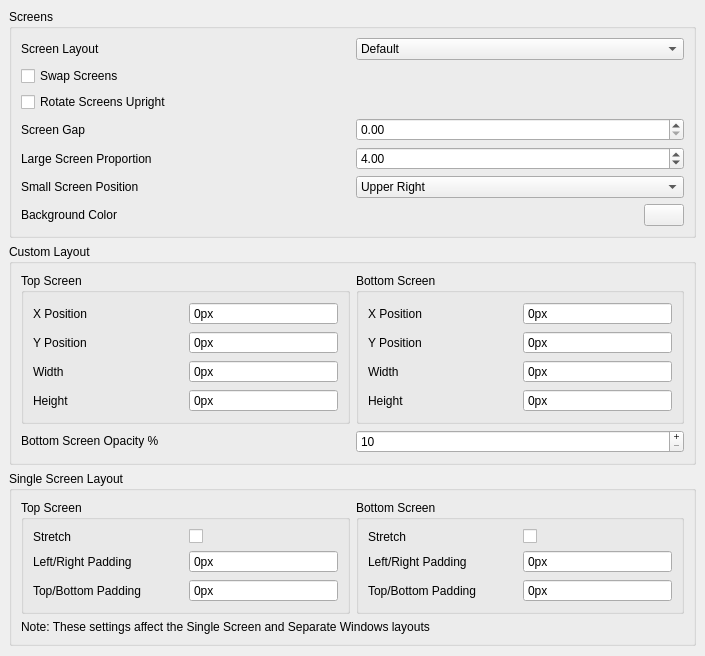
<?xml version="1.0" encoding="UTF-8"?>
<ui version="4.0">
 <class>ConfigureLayout</class>
 <widget class="QWidget" name="ConfigureLayout">
  <property name="geometry">
   <rect>
    <x>0</x>
    <y>0</y>
    <width>705</width>
    <height>656</height>
   </rect>
  </property>
  <property name="minimumSize">
   <size>
    <width>0</width>
    <height>0</height>
   </size>
  </property>
  <property name="windowTitle">
   <string>Form</string>
  </property>
  <layout class="QHBoxLayout" name="horizontalLayout">
   <property name="spacing">
    <number>0</number>
   </property>
   <property name="leftMargin">
    <number>0</number>
   </property>
   <property name="topMargin">
    <number>0</number>
   </property>
   <property name="rightMargin">
    <number>0</number>
   </property>
   <property name="bottomMargin">
    <number>0</number>
   </property>
   <item>
    <widget class="QScrollArea" name="scrollArea">
     <property name="frameShape">
      <enum>QFrame::NoFrame</enum>
     </property>
     <property name="lineWidth">
      <number>1</number>
     </property>
     <property name="widgetResizable">
      <bool>true</bool>
     </property>
     <widget class="QWidget" name="scrollAreaWidgetContents">
      <property name="geometry">
       <rect>
        <x>0</x>
        <y>0</y>
        <width>688</width>
        <height>799</height>
       </rect>
      </property>
      <layout class="QVBoxLayout" name="verticalLayout">
       <item>
        <widget class="QGroupBox" name="layout_group">
         <property name="enabled">
          <bool>true</bool>
         </property>
         <property name="title">
          <string>Screens</string>
         </property>
         <layout class="QVBoxLayout" name="verticalLayout_3">
          <item>
           <widget class="QWidget" name="widget_layout" native="true">
            <layout class="QHBoxLayout" name="screen_layout_group">
             <property name="leftMargin">
              <number>0</number>
             </property>
             <property name="topMargin">
              <number>0</number>
             </property>
             <property name="rightMargin">
              <number>0</number>
             </property>
             <property name="bottomMargin">
              <number>0</number>
             </property>
             <item>
              <widget class="QLabel" name="layout_label">
               <property name="text">
                <string>Screen Layout</string>
               </property>
              </widget>
             </item>
             <item>
              <widget class="QComboBox" name="layout_combobox">
               <item>
                <property name="text">
                 <string>Default</string>
                </property>
               </item>
               <item>
                <property name="text">
                 <string>Single Screen</string>
                </property>
               </item>
               <item>
                <property name="text">
                 <string>Large Screen</string>
                </property>
               </item>
               <item>
                <property name="text">
                 <string>Side by Side</string>
                </property>
               </item>
               <item>
                <property name="text">
                 <string>Separate Windows</string>
                </property>
               </item>
               <item>
                <property name="text">
                 <string>Hybrid Screen</string>
                </property>
               </item>
               <item>
                <property name="text">
                 <string>Custom Layout</string>
                </property>
               </item>
              </widget>
             </item>
            </layout>
           </widget>
          </item>
          <item>
           <widget class="QCheckBox" name="toggle_swap_screen">
            <property name="text">
             <string>Swap Screens</string>
            </property>
           </widget>
          </item>
          <item>
           <widget class="QCheckBox" name="toggle_upright_screen">
            <property name="text">
             <string>Rotate Screens Upright</string>
            </property>
           </widget>
          </item>
          <item>
           <widget class="QWidget" name="widget" native="true">
            <layout class="QHBoxLayout" name="screen_gap_layout">
             <property name="leftMargin">
              <number>0</number>
             </property>
             <property name="topMargin">
              <number>0</number>
             </property>
             <property name="rightMargin">
              <number>0</number>
             </property>
             <property name="bottomMargin">
              <number>0</number>
             </property>
             <item>
              <widget class="QLabel" name="label_3">
               <property name="text">
                <string>Screen Gap</string>
               </property>
              </widget>
             </item>
             <item>
              <widget class="QDoubleSpinBox" name="screen_gap">
               <property name="minimum">
                <double>0.000000000000000</double>
               </property>
               <property name="maximum">
                <double>720.000000000000000</double>
               </property>
               <property name="value">
                <double>0.000000000000000</double>
               </property>
              </widget>
             </item>
            </layout>
           </widget>
          </item>
          <item>
           <widget class="QWidget" name="widget_2" native="true">
            <layout class="QHBoxLayout" name="proportion_layout">
             <property name="leftMargin">
              <number>0</number>
             </property>
             <property name="topMargin">
              <number>0</number>
             </property>
             <property name="rightMargin">
              <number>0</number>
             </property>
             <property name="bottomMargin">
              <number>0</number>
             </property>
             <item>
              <widget class="QLabel" name="label_4">
               <property name="text">
                <string>Large Screen Proportion</string>
               </property>
              </widget>
             </item>
             <item>
              <widget class="QDoubleSpinBox" name="large_screen_proportion">
               <property name="minimum">
                <double>1.000000000000000</double>
               </property>
               <property name="maximum">
                <double>16.000000000000000</double>
               </property>
               <property name="value">
                <double>4.000000000000000</double>
               </property>
              </widget>
             </item>
            </layout>
           </widget>
          </item>
          <item>
           <widget class="QWidget" name="small_pos_widget" native="true">
            <layout class="QHBoxLayout" name="small_pos_layout">
             <property name="leftMargin">
              <number>0</number>
             </property>
             <property name="topMargin">
              <number>0</number>
             </property>
             <property name="rightMargin">
              <number>0</number>
             </property>
             <property name="bottomMargin">
              <number>0</number>
             </property>
             <item>
              <widget class="QLabel" name="small_pos_label">
               <property name="text">
                <string>Small Screen Position</string>
               </property>
              </widget>
             </item>
             <item>
              <widget class="QComboBox" name="small_screen_position_combobox">
               <item>
                <property name="text">
                 <string>Upper Right</string>
                </property>
               </item>
               <item>
                <property name="text">
                 <string>Middle Right</string>
                </property>
               </item>
               <item>
                <property name="text">
                 <string>Bottom Right (default)</string>
                </property>
               </item>
               <item>
                <property name="text">
                 <string>Upper Left</string>
                </property>
               </item>
               <item>
                <property name="text">
                 <string>Middle Left</string>
                </property>
               </item>
               <item>
                <property name="text">
                 <string>Bottom Left</string>
                </property>
               </item>
               <item>
                <property name="text">
                 <string>Above large screen</string>
                </property>
               </item>
               <item>
                <property name="text">
                 <string>Below large screen</string>
                </property>
               </item>
              </widget>
             </item>
            </layout>
           </widget>
          </item>
          <item>
           <widget class="QWidget" name="bg_color_group" native="true">
            <layout class="QHBoxLayout" name="bg_color_group_2">
             <property name="leftMargin">
              <number>0</number>
             </property>
             <property name="topMargin">
              <number>0</number>
             </property>
             <property name="rightMargin">
              <number>0</number>
             </property>
             <property name="bottomMargin">
              <number>0</number>
             </property>
             <item>
              <widget class="QLabel" name="bg_label">
               <property name="text">
                <string>Background Color</string>
               </property>
              </widget>
             </item>
             <item>
              <widget class="QPushButton" name="bg_button">
               <property name="maximumSize">
                <size>
                 <width>40</width>
                 <height>16777215</height>
                </size>
               </property>
              </widget>
             </item>
            </layout>
           </widget>
          </item>
         </layout>
        </widget>
       </item>
       <item>
        <widget class="QGroupBox" name="custom_layout_group">
         <property name="minimumSize">
          <size>
           <width>0</width>
           <height>0</height>
          </size>
         </property>
         <property name="title">
          <string>Custom Layout</string>
         </property>
         <layout class="QVBoxLayout" name="verticalLayout_5">
          <item>
           <layout class="QHBoxLayout" name="horizontalLayout_4">
            <item>
             <widget class="QGroupBox" name="gb_top_screen">
              <property name="title">
               <string>Top Screen</string>
              </property>
              <layout class="QGridLayout" name="gridLayout_2">
               <item row="0" column="0">
                <widget class="QLabel" name="lb_top_x">
                 <property name="text">
                  <string>X Position</string>
                 </property>
                </widget>
               </item>
               <item row="0" column="1">
                <widget class="QSpinBox" name="custom_top_x">
                 <property name="buttonSymbols">
                  <enum>QAbstractSpinBox::ButtonSymbols::NoButtons</enum>
                 </property>
                 <property name="suffix">
                  <string>px</string>
                 </property>
                 <property name="maximum">
                  <number>2147483647</number>
                 </property>
                </widget>
               </item>
               <item row="1" column="0">
                <widget class="QLabel" name="lb_top_y">
                 <property name="text">
                  <string>Y Position</string>
                 </property>
                </widget>
               </item>
               <item row="1" column="1">
                <widget class="QSpinBox" name="custom_top_y">
                 <property name="buttonSymbols">
                  <enum>QAbstractSpinBox::ButtonSymbols::NoButtons</enum>
                 </property>
                 <property name="suffix">
                  <string>px</string>
                 </property>
                 <property name="maximum">
                  <number>2147483647</number>
                 </property>
                </widget>
               </item>
               <item row="2" column="0">
                <widget class="QLabel" name="lb_top_width">
                 <property name="text">
                  <string>Width</string>
                 </property>
                </widget>
               </item>
               <item row="2" column="1">
                <widget class="QSpinBox" name="custom_top_width">
                 <property name="buttonSymbols">
                  <enum>QAbstractSpinBox::ButtonSymbols::NoButtons</enum>
                 </property>
                 <property name="suffix">
                  <string>px</string>
                 </property>
                 <property name="maximum">
                  <number>2147483647</number>
                 </property>
                </widget>
               </item>
               <item row="3" column="0">
                <widget class="QLabel" name="lb_top_height">
                 <property name="text">
                  <string>Height</string>
                 </property>
                </widget>
               </item>
               <item row="3" column="1">
                <widget class="QSpinBox" name="custom_top_height">
                 <property name="buttonSymbols">
                  <enum>QAbstractSpinBox::ButtonSymbols::NoButtons</enum>
                 </property>
                 <property name="suffix">
                  <string>px</string>
                 </property>
                 <property name="maximum">
                  <number>2147483647</number>
                 </property>
                </widget>
               </item>
              </layout>
             </widget>
            </item>
            <item>
             <widget class="QGroupBox" name="gb_bottom_screen">
              <property name="minimumSize">
               <size>
                <width>0</width>
                <height>0</height>
               </size>
              </property>
              <property name="title">
               <string>Bottom Screen</string>
              </property>
              <layout class="QGridLayout" name="gridLayout_1">
               <item row="0" column="0">
                <widget class="QLabel" name="lb_bottom_x">
                 <property name="text">
                  <string>X Position</string>
                 </property>
                </widget>
               </item>
               <item row="0" column="1">
                <widget class="QSpinBox" name="custom_bottom_x">
                 <property name="buttonSymbols">
                  <enum>QAbstractSpinBox::ButtonSymbols::NoButtons</enum>
                 </property>
                 <property name="suffix">
                  <string>px</string>
                 </property>
                 <property name="maximum">
                  <number>2147483647</number>
                 </property>
                </widget>
               </item>
               <item row="1" column="0">
                <widget class="QLabel" name="lb_bottom_y">
                 <property name="text">
                  <string>Y Position</string>
                 </property>
                </widget>
               </item>
               <item row="1" column="1">
                <widget class="QSpinBox" name="custom_bottom_y">
                 <property name="buttonSymbols">
                  <enum>QAbstractSpinBox::ButtonSymbols::NoButtons</enum>
                 </property>
                 <property name="suffix">
                  <string>px</string>
                 </property>
                 <property name="maximum">
                  <number>2147483647</number>
                 </property>
                </widget>
               </item>
               <item row="2" column="0">
                <widget class="QLabel" name="lb_bottom_width">
                 <property name="text">
                  <string>Width</string>
                 </property>
                </widget>
               </item>
               <item row="2" column="1">
                <widget class="QSpinBox" name="custom_bottom_width">
                 <property name="buttonSymbols">
                  <enum>QAbstractSpinBox::ButtonSymbols::NoButtons</enum>
                 </property>
                 <property name="suffix">
                  <string>px</string>
                 </property>
                 <property name="maximum">
                  <number>2147483647</number>
                 </property>
                </widget>
               </item>
               <item row="3" column="0">
                <widget class="QLabel" name="lb_bottom_height">
                 <property name="text">
                  <string>Height</string>
                 </property>
                </widget>
               </item>
               <item row="3" column="1">
                <widget class="QSpinBox" name="custom_bottom_height">
                 <property name="buttonSymbols">
                  <enum>QAbstractSpinBox::ButtonSymbols::NoButtons</enum>
                 </property>
                 <property name="suffix">
                  <string>px</string>
                 </property>
                 <property name="maximum">
                  <number>2147483647</number>
                 </property>
                </widget>
               </item>
              </layout>
             </widget>
            </item>
           </layout>
          </item>
          <item>
           <layout class="QHBoxLayout" name="horizontalLayout_3">
            <item>
             <widget class="QLabel" name="lb_opacity_second_layer">
              <property name="text">
               <string>&lt;html&gt;&lt;head/&gt;&lt;body&gt;&lt;p&gt;Bottom Screen Opacity %&lt;/p&gt;&lt;/body&gt;&lt;/html&gt;</string>
              </property>
             </widget>
            </item>
            <item>
             <widget class="QSpinBox" name="custom_second_layer_opacity">
              <property name="buttonSymbols">
               <enum>QAbstractSpinBox::ButtonSymbols::PlusMinus</enum>
              </property>
              <property name="minimum">
               <number>10</number>
              </property>
              <property name="maximum">
               <number>100</number>
              </property>
             </widget>
            </item>
           </layout>
          </item>
         </layout>
        </widget>
       </item>
       <item>
        <widget class="QGroupBox" name="single_screen_layout_config_group">
         <property name="minimumSize">
          <size>
           <width>0</width>
           <height>0</height>
          </size>
         </property>
         <property name="title">
          <string>Single Screen Layout</string>
         </property>
         <layout class="QVBoxLayout" name="verticalLayout_6">
          <item>
           <layout class="QHBoxLayout" name="horizontalLayout_5">
            <item>
             <widget class="QGroupBox" name="gb_top_screen_2">
              <property name="title">
               <string>Top Screen</string>
              </property>
              <layout class="QGridLayout" name="gridLayout_3">
               <item row="0" column="0">
                <widget class="QLabel" name="lb_top_stretch">
                 <property name="text">
                  <string>Stretch</string>
                 </property>
                </widget>
               </item>
               <item row="1" column="1">
                <widget class="QSpinBox" name="screen_top_leftright_padding">
                 <property name="buttonSymbols">
                  <enum>QAbstractSpinBox::ButtonSymbols::NoButtons</enum>
                 </property>
                 <property name="suffix">
                  <string>px</string>
                 </property>
                 <property name="maximum">
                  <number>2147483647</number>
                 </property>
                </widget>
               </item>
               <item row="1" column="0">
                <widget class="QLabel" name="lb_top_leftright_padding">
                 <property name="text">
                  <string>Left/Right Padding</string>
                 </property>
                </widget>
               </item>
               <item row="2" column="0">
                <widget class="QLabel" name="lb_top_topbottom_padding">
                 <property name="text">
                  <string>Top/Bottom Padding</string>
                 </property>
                </widget>
               </item>
               <item row="2" column="1">
                <widget class="QSpinBox" name="screen_top_topbottom_padding">
                 <property name="buttonSymbols">
                  <enum>QAbstractSpinBox::ButtonSymbols::NoButtons</enum>
                 </property>
                 <property name="suffix">
                  <string>px</string>
                 </property>
                 <property name="maximum">
                  <number>2147483647</number>
                 </property>
                </widget>
               </item>
               <item row="0" column="1">
                <widget class="QCheckBox" name="screen_top_stretch">
                 <property name="text">
                  <string notr="true"/>
                 </property>
                </widget>
               </item>
              </layout>
             </widget>
            </item>
            <item>
             <widget class="QGroupBox" name="gb_bottom_screen_2">
              <property name="minimumSize">
               <size>
                <width>0</width>
                <height>0</height>
               </size>
              </property>
              <property name="title">
               <string>Bottom Screen</string>
              </property>
              <layout class="QGridLayout" name="gridLayout">
               <item row="1" column="0">
                <widget class="QLabel" name="lb_bottom_leftright_padding">
                 <property name="text">
                  <string>Left/Right Padding</string>
                 </property>
                </widget>
               </item>
               <item row="2" column="0">
                <widget class="QLabel" name="lb_bottom_topbottom_padding">
                 <property name="text">
                  <string>Top/Bottom Padding</string>
                 </property>
                </widget>
               </item>
               <item row="1" column="1">
                <widget class="QSpinBox" name="screen_bottom_leftright_padding">
                 <property name="buttonSymbols">
                  <enum>QAbstractSpinBox::ButtonSymbols::NoButtons</enum>
                 </property>
                 <property name="suffix">
                  <string>px</string>
                 </property>
                 <property name="maximum">
                  <number>2147483647</number>
                 </property>
                </widget>
               </item>
               <item row="2" column="1">
                <widget class="QSpinBox" name="screen_bottom_topbottom_padding">
                 <property name="buttonSymbols">
                  <enum>QAbstractSpinBox::ButtonSymbols::NoButtons</enum>
                 </property>
                 <property name="suffix">
                  <string>px</string>
                 </property>
                 <property name="maximum">
                  <number>2147483647</number>
                 </property>
                </widget>
               </item>
               <item row="0" column="0">
                <widget class="QLabel" name="lb_bottom_stretch">
                 <property name="text">
                  <string>Stretch</string>
                 </property>
                </widget>
               </item>
               <item row="0" column="1">
                <widget class="QCheckBox" name="screen_bottom_stretch">
                 <property name="text">
                  <string notr="true"/>
                 </property>
                </widget>
               </item>
              </layout>
             </widget>
            </item>
           </layout>
          </item>
          <item>
           <layout class="QHBoxLayout" name="horizontalLayout_2">
            <item>
             <widget class="QLabel" name="label">
              <property name="text">
               <string>Note: These settings affect the Single Screen and Separate Windows layouts</string>
              </property>
             </widget>
            </item>
           </layout>
          </item>
         </layout>
        </widget>
       </item>
       <item>
        <spacer name="verticalSpacer">
         <property name="orientation">
          <enum>Qt::Orientation::Vertical</enum>
         </property>
         <property name="sizeHint" stdset="0">
          <size>
           <width>20</width>
           <height>43</height>
          </size>
         </property>
        </spacer>
       </item>
      </layout>
     </widget>
    </widget>
   </item>
  </layout>
 </widget>
 <resources/>
 <connections/>
</ui>
